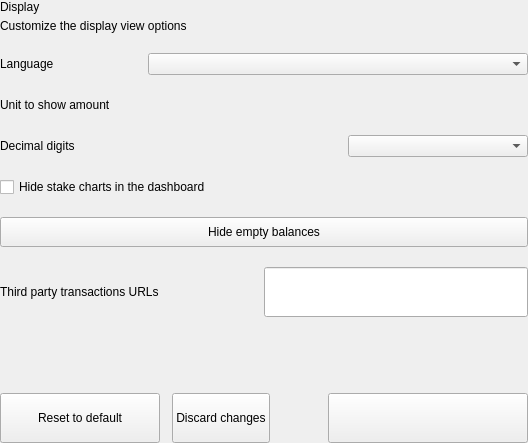
<?xml version="1.0" encoding="UTF-8"?>
<ui version="4.0">
 <class>SettingsDisplayOptionsWidget</class>
 <widget class="QWidget" name="SettingsDisplayOptionsWidget">
  <property name="geometry">
   <rect>
    <x>0</x>
    <y>0</y>
    <width>528</width>
    <height>443</height>
   </rect>
  </property>
  <property name="windowTitle">
   <string>Form</string>
  </property>
  <layout class="QVBoxLayout" name="verticalLayout">
   <property name="spacing">
    <number>0</number>
   </property>
   <property name="leftMargin">
    <number>0</number>
   </property>
   <property name="topMargin">
    <number>0</number>
   </property>
   <property name="rightMargin">
    <number>0</number>
   </property>
   <property name="bottomMargin">
    <number>0</number>
   </property>
   <item>
    <widget class="QWidget" name="left" native="true">
     <layout class="QVBoxLayout" name="verticalLayout_3">
      <property name="leftMargin">
       <number>0</number>
      </property>
      <property name="topMargin">
       <number>0</number>
      </property>
      <property name="rightMargin">
       <number>0</number>
      </property>
      <property name="bottomMargin">
       <number>0</number>
      </property>
      <item>
       <layout class="QVBoxLayout" name="verticalLayout_2">
        <property name="spacing">
         <number>20</number>
        </property>
        <item>
         <layout class="QHBoxLayout" name="horizontalLayout_3">
          <property name="spacing">
           <number>0</number>
          </property>
          <item>
           <layout class="QVBoxLayout" name="verticalLayoutTitle">
            <property name="spacing">
             <number>5</number>
            </property>
            <item>
             <widget class="QLabel" name="labelTitle">
              <property name="text">
               <string>Display</string>
              </property>
             </widget>
            </item>
            <item>
             <widget class="QLabel" name="labelSubtitle1">
              <property name="text">
               <string>Customize the display view options</string>
              </property>
              <property name="wordWrap">
               <bool>true</bool>
              </property>
             </widget>
            </item>
           </layout>
          </item>
         </layout>
        </item>
        <item>
         <layout class="QHBoxLayout" name="horizontalLayout_2">
          <item>
           <widget class="QLabel" name="labelTitleLanguage">
            <property name="text">
             <string>Language</string>
            </property>
           </widget>
          </item>
          <item>
           <spacer name="horizontalSpacer_3">
            <property name="orientation">
             <enum>Qt::Horizontal</enum>
            </property>
            <property name="sizeHint" stdset="0">
             <size>
              <width>40</width>
              <height>20</height>
             </size>
            </property>
           </spacer>
          </item>
          <item>
           <widget class="QComboBox" name="comboBoxLanguage">
            <property name="minimumSize">
             <size>
              <width>380</width>
              <height>0</height>
             </size>
            </property>
            <property name="maximumSize">
             <size>
              <width>280</width>
              <height>16777215</height>
             </size>
            </property>
           </widget>
          </item>
         </layout>
        </item>
        <item>
         <layout class="QHBoxLayout" name="horizontalPercentagezPiv">
          <item>
           <widget class="QLabel" name="labelTitleUnit">
            <property name="text">
             <string>Unit to show amount</string>
            </property>
           </widget>
          </item>
          <item>
           <spacer name="horizontalSpacerPercentagezPiv">
            <property name="orientation">
             <enum>Qt::Horizontal</enum>
            </property>
            <property name="sizeHint" stdset="0">
             <size>
              <width>40</width>
              <height>20</height>
             </size>
            </property>
           </spacer>
          </item>
          <item>
           <widget class="QValueComboBox" name="comboBoxUnit" native="true">
            <property name="minimumSize">
             <size>
              <width>180</width>
              <height>0</height>
             </size>
            </property>
            <property name="maximumSize">
             <size>
              <width>180</width>
              <height>16777215</height>
             </size>
            </property>
           </widget>
          </item>
         </layout>
        </item>
        <item>
         <layout class="QHBoxLayout" name="horizontalDenomzPiv">
          <item>
           <widget class="QLabel" name="labelTitleDigits">
            <property name="text">
             <string>Decimal digits</string>
            </property>
           </widget>
          </item>
          <item>
           <spacer name="horizontalDenomzPiv_1">
            <property name="orientation">
             <enum>Qt::Horizontal</enum>
            </property>
            <property name="sizeHint" stdset="0">
             <size>
              <width>40</width>
              <height>20</height>
             </size>
            </property>
           </spacer>
          </item>
          <item>
           <widget class="QComboBox" name="comboBoxDigits">
            <property name="minimumSize">
             <size>
              <width>180</width>
              <height>0</height>
             </size>
            </property>
            <property name="maximumSize">
             <size>
              <width>180</width>
              <height>16777215</height>
             </size>
            </property>
           </widget>
          </item>
         </layout>
        </item>
        <item>
         <layout class="QHBoxLayout" name="horizontalHideCharts">
          <item>
           <widget class="QCheckBox" name="checkBoxHideCharts">
            <property name="text">
             <string>Hide stake charts in the dashboard</string>
            </property>
           </widget>
          </item>
         </layout>
        </item>
        <item>
         <widget class="QPushButton" name="pushButtonSwitchBalance">
          <property name="minimumSize">
           <size>
            <width>0</width>
            <height>30</height>
           </size>
          </property>
          <property name="focusPolicy">
           <enum>Qt::NoFocus</enum>
          </property>
          <property name="text">
           <string>Hide empty balances</string>
          </property>
          <property name="checkable">
           <bool>true</bool>
          </property>
         </widget>
        </item>
        <item>
         <layout class="QHBoxLayout" name="horizontalLayout" stretch="1,1">
          <property name="spacing">
           <number>0</number>
          </property>
          <item>
           <widget class="QLabel" name="labelTitleUrl">
            <property name="text">
             <string>Third party transactions URLs</string>
            </property>
           </widget>
          </item>
          <item>
           <widget class="QLineEdit" name="lineEditUrl">
            <property name="minimumSize">
             <size>
              <width>0</width>
              <height>50</height>
             </size>
            </property>
            <property name="maximumSize">
             <size>
              <width>16777215</width>
              <height>50</height>
             </size>
            </property>
           </widget>
          </item>
         </layout>
        </item>
        <item>
         <spacer name="verticalSpacer">
          <property name="orientation">
           <enum>Qt::Vertical</enum>
          </property>
          <property name="sizeHint" stdset="0">
           <size>
            <width>20</width>
            <height>40</height>
           </size>
          </property>
         </spacer>
        </item>
        <item>
         <layout class="QHBoxLayout" name="horizontalReset">
          <property name="spacing">
           <number>12</number>
          </property>
          <item>
           <widget class="QPushButton" name="pushButtonReset">
            <property name="sizePolicy">
             <sizepolicy hsizetype="Preferred" vsizetype="Fixed">
              <horstretch>0</horstretch>
              <verstretch>0</verstretch>
             </sizepolicy>
            </property>
            <property name="minimumSize">
             <size>
              <width>160</width>
              <height>50</height>
             </size>
            </property>
            <property name="maximumSize">
             <size>
              <width>250</width>
              <height>50</height>
             </size>
            </property>
            <property name="focusPolicy">
             <enum>Qt::NoFocus</enum>
            </property>
            <property name="text">
             <string>Reset to default</string>
            </property>
           </widget>
          </item>
          <item>
           <widget class="QPushButton" name="pushButtonClean">
            <property name="sizePolicy">
             <sizepolicy hsizetype="Preferred" vsizetype="Fixed">
              <horstretch>0</horstretch>
              <verstretch>0</verstretch>
             </sizepolicy>
            </property>
            <property name="minimumSize">
             <size>
              <width>0</width>
              <height>50</height>
             </size>
            </property>
            <property name="maximumSize">
             <size>
              <width>250</width>
              <height>50</height>
             </size>
            </property>
            <property name="focusPolicy">
             <enum>Qt::NoFocus</enum>
            </property>
            <property name="text">
             <string>Discard changes</string>
            </property>
           </widget>
          </item>
          <item>
           <spacer name="horizontalSpacer_5">
            <property name="orientation">
             <enum>Qt::Horizontal</enum>
            </property>
            <property name="sizeType">
             <enum>QSizePolicy::Expanding</enum>
            </property>
            <property name="sizeHint" stdset="0">
             <size>
              <width>40</width>
              <height>20</height>
             </size>
            </property>
           </spacer>
          </item>
          <item>
           <widget class="QPushButton" name="pushButtonSave">
            <property name="sizePolicy">
             <sizepolicy hsizetype="Preferred" vsizetype="Fixed">
              <horstretch>0</horstretch>
              <verstretch>0</verstretch>
             </sizepolicy>
            </property>
            <property name="minimumSize">
             <size>
              <width>200</width>
              <height>50</height>
             </size>
            </property>
            <property name="maximumSize">
             <size>
              <width>200</width>
              <height>50</height>
             </size>
            </property>
            <property name="focusPolicy">
             <enum>Qt::NoFocus</enum>
            </property>
            <property name="text">
             <string/>
            </property>
           </widget>
          </item>
         </layout>
        </item>
       </layout>
      </item>
     </layout>
    </widget>
   </item>
  </layout>
 </widget>
 <customwidgets>
  <customwidget>
   <class>QValueComboBox</class>
   <extends>QWidget</extends>
   <header>qvaluecombobox.h</header>
  </customwidget>
 </customwidgets>
 <resources/>
 <connections/>
</ui>
